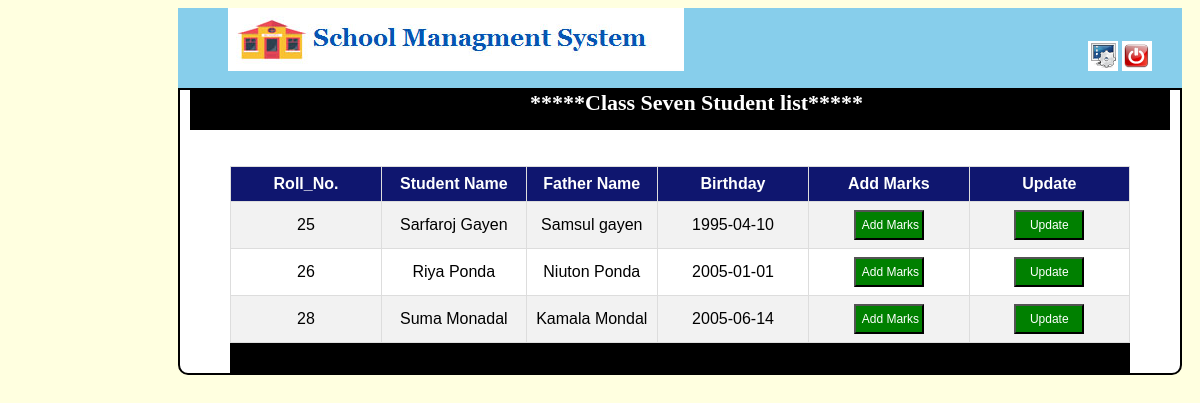
The page /result_class_seven.php on the database its author committed.
### tables this page shows
CREATE TABLE `class_seven` (
  `id` int(11) NOT NULL,
  `sname` varchar(100) NOT NULL,
  `gender` varchar(25) NOT NULL,
  `fname` varchar(100) NOT NULL,
  `mname` varchar(100) NOT NULL,
  `address` text NOT NULL,
  `pin` int(8) NOT NULL,
  `mail` varchar(255) NOT NULL,
  `mobile` varchar(100) NOT NULL,
  `dob` varchar(100) NOT NULL,
  `age` varchar(10) NOT NULL,
  `school` varchar(255) NOT NULL,
  `tong` varchar(255) NOT NULL,
  `religian` varchar(100) NOT NULL,
  `income` varchar(100) NOT NULL,
  `bang` int(3) NOT NULL,
  `eng` int(3) NOT NULL,
  `math` int(3) NOT NULL,
  `phy` int(3) NOT NULL,
  `geo` int(3) NOT NULL,
  `his` int(3) NOT NULL,
  `total` int(10) NOT NULL,
  `date_time` varchar(100) NOT NULL
);

### result_class_seven.php (the view, shortened to what this page needs)
<!DOCTYPE html>
<html>
<head>
</head>
<body bgcolor="lightyellow">
	<div class="header_left">
		<a href="teachers_profile.php"><img src="headeta.png" class="header_img"></a>
		      <a href="change_pass.php" class="header_right"><img src="sett.png" ></a>
		<a href="logout.php"><img src="logout.png"></a>
	</div>
    <div class="body">
    	<div class="menu">
    		      <b class="header_text">  *****Class Seven Student list*****</b>
    	</div>  <br><br>
            <div class="form">
<div class="fm">
<table id="customers">
  <tr>
    <th>Roll_No.</th>
    <th>Student Name</th>
    <th>Father Name</th>
    <th>Birthday</th>
    <th>Add Marks</th>
    <th>Update</th>
  </tr>
  <?php
include "connection.php";
$qer=mysqli_query($conn,"select * from class_seven ");
while($res=mysqli_fetch_assoc($qer))
{
?>
  <tr>
    <td class="tdh"><?php echo $res['id'];  ?></td>
    <td class="tdh"><?php echo $res['sname'];  ?></td>
    <td class="tdh"><?php echo $res['fname'];  ?></td>
    <td class="tdh"><?php echo $res['dob'];  ?></td>
    <td class="tdh" style="text-align: center;">
        <a href="res_seven.php?id=<?php echo $res['id']; ?>">
        <input type="button" name="" value="Add Marks" class="tdb"></a></td>
     <td style=" text-align:  center;"><a href="result_seven_update.php?id=<?php echo $res['id']; ?>"><input " type="button" name="" value="Update" class="tdb"></a></td>
  </tr>
   <?php } ?>
</table>
  </div>
   <div class="admin"></div>
</div>
         </div>
</body>
</html>

### result_class_seven.php (style rules this page uses)
.header_left { height: 80px; width: 1004px; background-color: skyblue; margin-left: 170px; }
.header_img { margin-left: 50px; }
.header_right { margin-left: 400px; }
.body { width: 1000px; margin-left: 170px; border: 2px solid black; border-left: 2px solid black; border-right: 2px solid black; background-color: white; border-bottom-left-radius: 10px; border-bottom-right-radius: 10px; }
.menu { background-color: black; height: 40px; width: 980px; margin-left: 10px; }
.header_text { color: white; font-size: 22px; margin-left: 340px; }
.form { margin-left: 50px; }
b { font-size: 20px; font-weight: bold; color: blue; margin-left:30px; }
#customers { font-family: "Trebuchet MS", Arial, Helvetica, sans-serif; border-collapse: collapse; width: 100%; }
#customers td, #customers th { border: 1px solid #ddd; padding: 8px; }
#customers tr:nth-child(even) { background-color: #f2f2f2; }
#customers th { padding-top: 8px; padding-bottom: 8px; text-align: center; background-color: #0f166f; color: white; width: 20px; }
.fm { width: 900px; margin-left: 0px; }
.tdh { text-align: center; }
.tdb { text-align: center; height: 30px; width: 70px; font-size: 12px; cursor: pointer; background-color: green; color: white; }
.admin { height: 30px; width: 900px; background: black; margin-left: 0px; color: white; font-size: 20px; text-align: center; }

### rows shown on the page
class_seven: id "25", sname "Sarfaroj Gayen", fname "Samsul gayen", dob "1995-04-10"
class_seven: id "26", sname "Riya Ponda", fname "Niuton Ponda", dob "2005-01-01"
class_seven: id "28", sname "Suma Monadal", fname "Kamala Mondal", dob "2005-06-14"
